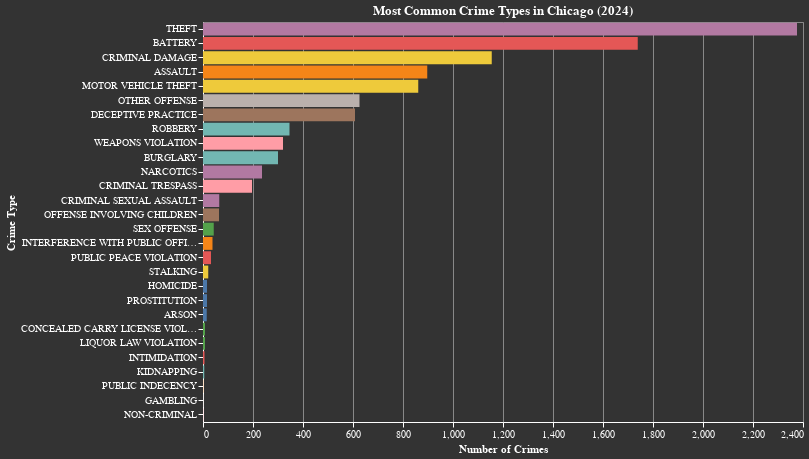

The notebook cell this image was saved under:
### Code cell
crime_type_chart = (
    alt.Chart(df_sample)
    .mark_bar()
    .encode(
        x=alt.X('count():Q', title='Number of Crimes'),
        y=alt.Y('primary_type:N', sort='-x', title='Crime Type'),
        color=alt.Color('primary_type:N', legend=None),
        tooltip=['primary_type', 'count()']
    )
    .properties(
        title='Most Common Crime Types in Chicago (2024)',
        width=600, height=400
    )
)
crime_type_chart

### Figure 1 — Vega specification as saved in the notebook (floating-point values rounded to 4 significant figures)
{"$schema": "https://vega.github.io/schema/vega/v5.json", "data": [{"name": "source_0"}, {"name": "data_0", "values": [{"__count": 2376, "primary_type": "THEFT"}, {"__count": 897, "primary_type": "ASSAULT"}, {"__count": 1155, "primary_type": "CRIMINAL DAMAGE"}, {"__count": 626, "primary_type": "OTHER OFFENSE"}, {"__count": 1739, "primary_type": "BATTERY"}, {"__count": 320, "primary_type": "WEAPONS VIOLATION"}, {"__count": 300, "primary_type": "BURGLARY"}, {"__count": 608, "primary_type": "DECEPTIVE PRACTICE"}, {"__count": 861, "primary_type": "MOTOR VEHICLE THEFT"}, {"__count": 236, "primary_type": "NARCOTICS"}, {"__count": 21, "primary_type": "STALKING"}, {"__count": 196, "primary_type": "CRIMINAL TRESPASS"}, {"__count": 346, "primary_type": "ROBBERY"}, {"__count": 64, "primary_type": "OFFENSE INVOLVING CHILDREN"}, {"__count": 38, "primary_type": "INTERFERENCE WITH PUBLIC OFFICER"}, {"__count": 32, "primary_type": "PUBLIC PEACE VIOLATION"}, {"__count": 8, "primary_type": "CONCEALED CARRY LICENSE VIOLATION"}, {"__count": 43, "primary_type": "SEX OFFENSE"}, {"__count": 6, "primary_type": "INTIMIDATION"}, {"__count": 16, "primary_type": "HOMICIDE"}, {"__count": 65, "primary_type": "CRIMINAL SEXUAL ASSAULT"}, {"__count": 15, "primary_type": "ARSON"}, {"__count": 16, "primary_type": "PROSTITUTION"}, {"__count": 1, "primary_type": "PUBLIC INDECENCY"}, {"__count": 8, "primary_type": "LIQUOR LAW VIOLATION"}, {"__count": 1, "primary_type": "GAMBLING"}, {"__count": 5, "primary_type": "KIDNAPPING"}, {"__count": 1, "primary_type": "NON-CRIMINAL"}]}, {"name": "data_0_x_domain___count", "values": [{"min": 1, "max": 2376}]}, {"name": "source_0_y_domain_primary_type", "values": [{"primary_type": "THEFT", "sort_field": 2376}, {"primary_type": "ASSAULT", "sort_field": 897}, {"primary_type": "CRIMINAL DAMAGE", "sort_field": 1155}, {"primary_type": "OTHER OFFENSE", "sort_field": 626}, {"primary_type": "BATTERY", "sort_field": 1739}, {"primary_type": "WEAPONS VIOLATION", "sort_field": 320}, {"primary_type": "BURGLARY", "sort_field": 300}, {"primary_type": "DECEPTIVE PRACTICE", "sort_field": 608}, {"primary_type": "MOTOR VEHICLE THEFT", "sort_field": 861}, {"primary_type": "NARCOTICS", "sort_field": 236}, {"primary_type": "STALKING", "sort_field": 21}, {"primary_type": "CRIMINAL TRESPASS", "sort_field": 196}, {"primary_type": "ROBBERY", "sort_field": 346}, {"primary_type": "OFFENSE INVOLVING CHILDREN", "sort_field": 64}, {"primary_type": "INTERFERENCE WITH PUBLIC OFFICER", "sort_field": 38}, {"primary_type": "PUBLIC PEACE VIOLATION", "sort_field": 32}, {"primary_type": "CONCEALED CARRY LICENSE VIOLATION", "sort_field": 8}, {"primary_type": "SEX OFFENSE", "sort_field": 43}, {"primary_type": "INTIMIDATION", "sort_field": 6}, {"primary_type": "HOMICIDE", "sort_field": 16}, {"primary_type": "CRIMINAL SEXUAL ASSAULT", "sort_field": 65}, {"primary_type": "ARSON", "sort_field": 15}, {"primary_type": "PROSTITUTION", "sort_field": 16}, {"primary_type": "PUBLIC INDECENCY", "sort_field": 1}, {"primary_type": "LIQUOR LAW VIOLATION", "sort_field": 8}, {"primary_type": "GAMBLING", "sort_field": 1}, {"primary_type": "KIDNAPPING", "sort_field": 5}, {"primary_type": "NON-CRIMINAL", "sort_field": 1}]}, {"name": "data_0_color_domain_primary_type", "values": [{"primary_type": "THEFT"}, {"primary_type": "ASSAULT"}, {"primary_type": "CRIMINAL DAMAGE"}, {"primary_type": "OTHER OFFENSE"}, {"primary_type": "BATTERY"}, {"primary_type": "WEAPONS VIOLATION"}, {"primary_type": "BURGLARY"}, {"primary_type": "DECEPTIVE PRACTICE"}, {"primary_type": "MOTOR VEHICLE THEFT"}, {"primary_type": "NARCOTICS"}, {"primary_type": "STALKING"}, {"primary_type": "CRIMINAL TRESPASS"}, {"primary_type": "ROBBERY"}, {"primary_type": "OFFENSE INVOLVING CHILDREN"}, {"primary_type": "INTERFERENCE WITH PUBLIC OFFICER"}, {"primary_type": "PUBLIC PEACE VIOLATION"}, {"primary_type": "CONCEALED CARRY LICENSE VIOLATION"}, {"primary_type": "SEX OFFENSE"}, {"primary_type": "INTIMIDATION"}, {"primary_type": "HOMICIDE"}, {"primary_type": "CRIMINAL SEXUAL ASSAULT"}, {"primary_type": "ARSON"}, {"primary_type": "PROSTITUTION"}, {"primary_type": "PUBLIC INDECENCY"}, {"primary_type": "LIQUOR LAW VIOLATION"}, {"primary_type": "GAMBLING"}, {"primary_type": "KIDNAPPING"}, {"primary_type": "NON-CRIMINAL"}]}], "marks": [{"type": "rect", "name": "marks", "from": {"data": "data_0"}, "encode": {"update": {"tooltip": {"signal": "{\"primary_type\": isValid(datum[\"primary_type\"]) ? datum[\"primary_type\"] : \"\"+datum[\"primary_type\"], \"Count of Records\": format(datum[\"__count\"], \"\")}"}, "height": {"signal": "max(0.25, bandwidth('y'))"}, "x": {"field": "__count", "scale": "x"}, "y": {"field": "primary_type", "scale": "y"}, "x2": {"value": 0, "scale": "x"}, "fill": {"field": "primary_type", "scale": "color"}}}, "style": ["bar"]}], "scales": [{"name": "x", "type": "linear", "domain": [{"signal": "(data(\"data_0_x_domain___count\")[0] || {}).min"}, {"signal": "(data(\"data_0_x_domain___count\")[0] || {}).max"}], "range": [0, {"signal": "width"}], "zero": true, "nice": true}, {"name": "y", "type": "band", "domain": {"data": "source_0_y_domain_primary_type", "field": "primary_type", "sort": {"op": "max", "field": "sort_field", "order": "descending"}}, "range": [0, {"signal": "height"}], "paddingOuter": 0.05, "paddingInner": 0.1}, {"name": "color", "type": "ordinal", "domain": {"data": "data_0_color_domain_primary_type", "field": "primary_type", "sort": true}, "range": "category"}], "axes": [{"scale": "x", "labels": false, "tickCount": {"signal": "ceil(width/40)"}, "maxExtent": 0, "orient": "bottom", "gridScale": "y", "minExtent": 0, "ticks": false, "grid": true, "zindex": 0, "domain": false, "aria": false}, {"scale": "x", "grid": false, "title": "Number of Crimes", "labelFlush": true, "labelOverlap": true, "orient": "bottom", "tickCount": {"signal": "ceil(width/40)"}, "zindex": 0}, {"scale": "y", "zindex": 0, "title": "Crime Type", "orient": "left", "grid": false}], "title": {"text": "Most Common Crime Types in Chicago (2024)", "frame": "group"}, "usermeta": {"embedOptions": {"theme": "dark"}}, "style": "cell", "height": 400, "config": {"axis": {"domainColor": "#fff", "gridColor": "#888", "tickColor": "#fff"}, "style": {"guide-label": {"fill": "#fff"}, "guide-title": {"fill": "#fff"}, "cell": {"stroke": "#888"}, "group-title": {"fill": "#fff"}}, "title": {"subtitleColor": "#fff"}}, "padding": 5, "background": "#333", "width": 600}
